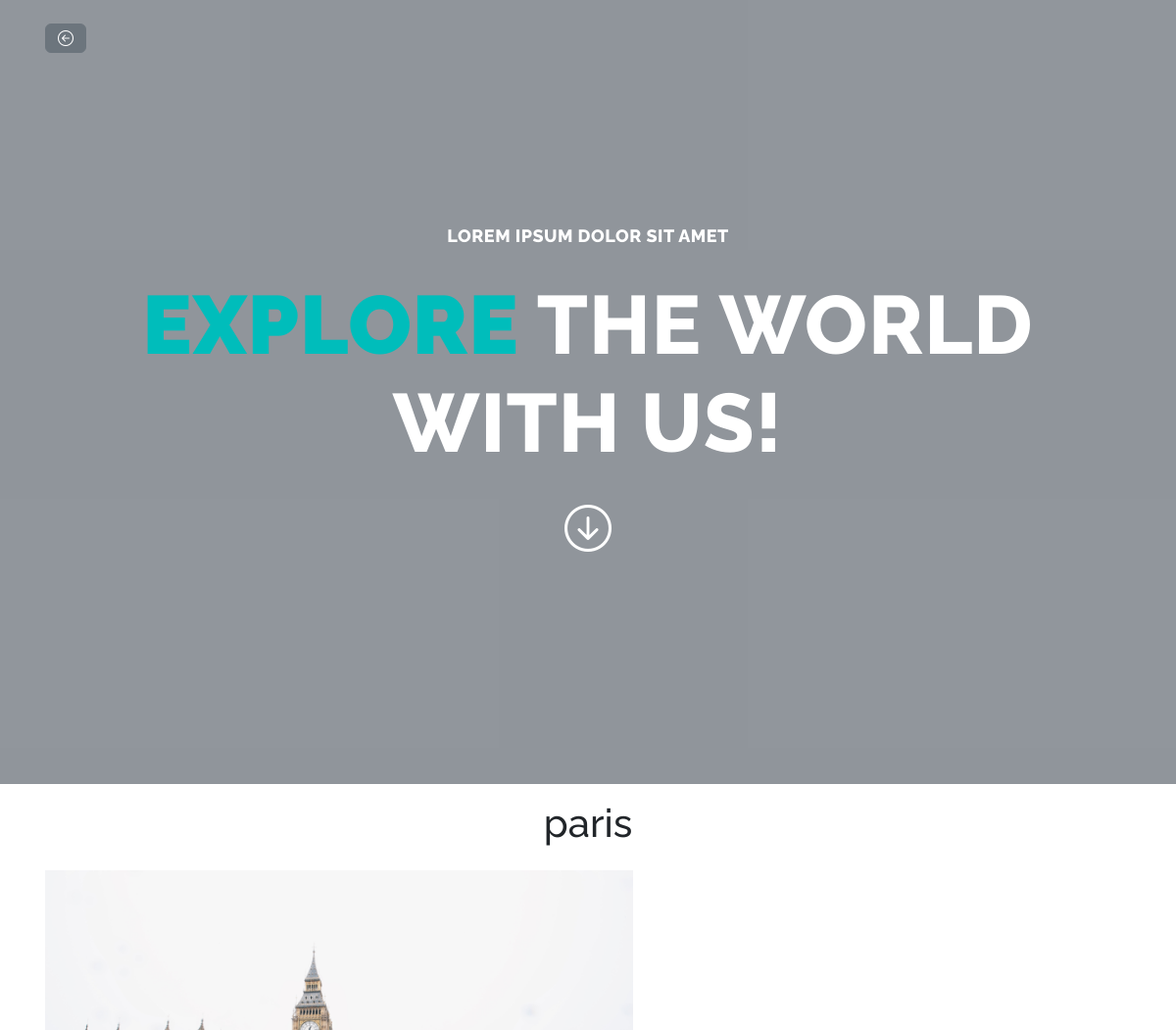
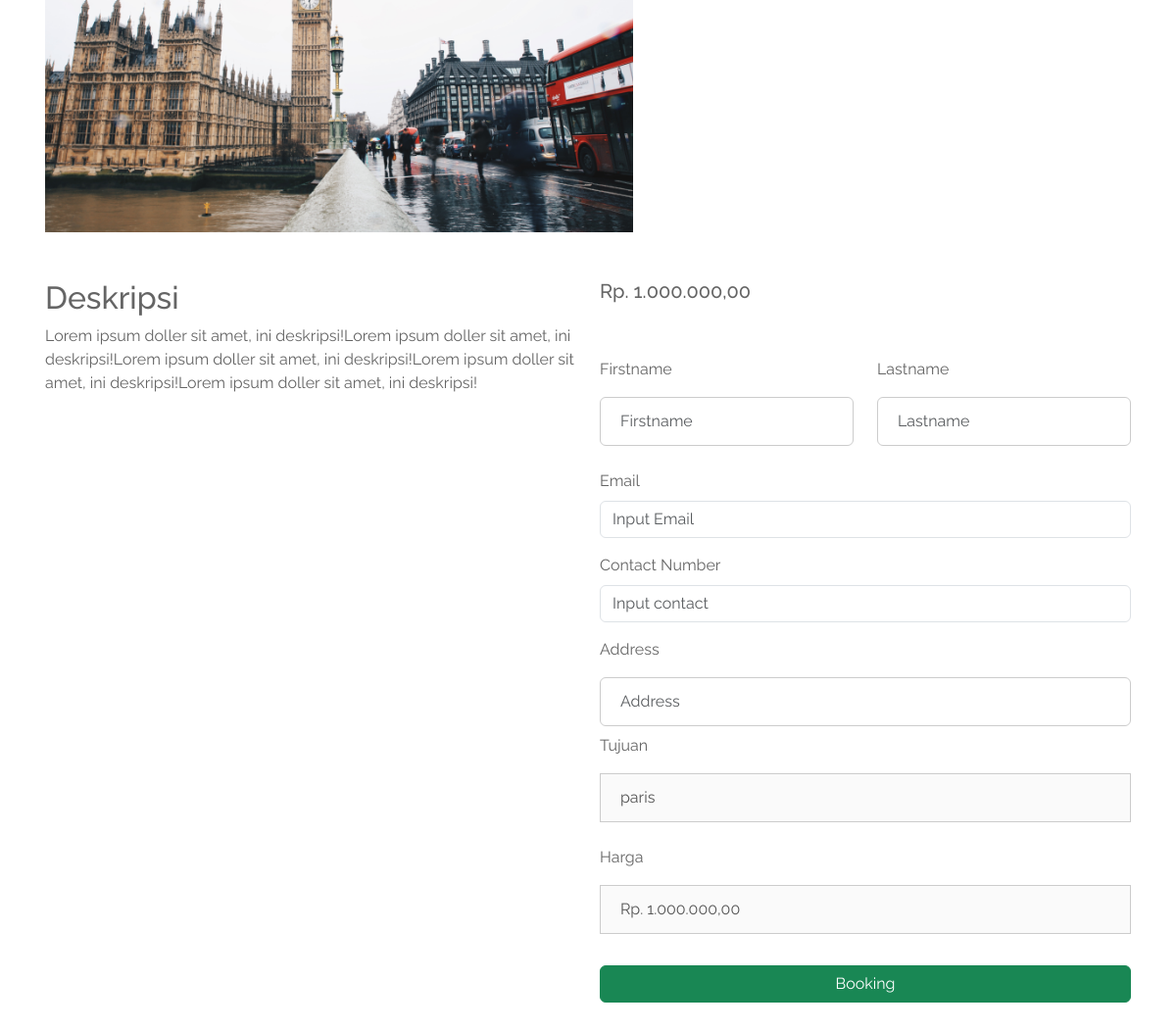
Screenshot of /detail.php?id=1 with the database file from the repository (2 pictures, top to bottom).
### tables this page shows
CREATE TABLE `destinations` (
  `id` int NOT NULL,
  `gambar` varchar(255) NOT NULL,
  `lokasi` varchar(255) NOT NULL,
  `harga` varchar(255) NOT NULL,
  `deskripsi` varchar(2555) NOT NULL
);

### detail.php (called while the page is built, shortened)
<?php
require 'functions.php';
$id = $_GET['id'];
$destinations = query("SELECT * FROM destinations WHERE id = $id");
require 'views/detail.view.php';
?>

### functions.php (called while the page is built, shortened)
<?php
function koneksi()
{
    $conn = mysqli_connect('localhost', 'root', '', 'db_tourismagency') or die('Koneksi Gagal');
    return $conn;
}
function query($q)
{
    $conn = koneksi();
    $result = mysqli_query($conn, $q) or die(mysqli_error($conn));
    $rows = [];
    while ($row = mysqli_fetch_assoc($result)) {
        $rows[] = $row;
    }
    return $rows;
}
function rupiah($angka)
{
    $hasil = 'Rp. ' . number_format($angka, 2, ",", ".");
    return $hasil;
}
?>

### views/detail.view.php (the view, shortened to what this page needs)
<?php require 'views/partials/header.php'; ?>
<link rel="stylesheet" href="https://cdnjs.cloudflare.com/ajax/libs/animate.css/4.1.1/animate.min.css" />
<body>
    <nav class="navbar fixed-top">
        <div class="container">
            <a href="index.php" class="btn btn-secondary" onclick="history.back();"><i
                    class="bi bi-arrow-left-circle"></i></a>
        </div>
    </nav>
    <div class=" main-banner" id="top">
        <video autoplay muted loop id="bg-video">
            <source src="assets/img/video.mp4" type="video/mp4" />
        </video>
        <div class="video-overlay">
            <div class="caption">
                <h6>Lorem ipsum dolor sit amet</h6>
                <h2><em>Explore</em> the world with us!</h2>
                <div class="down">
                    <a href="#detail" class="btn text-white animate__animated animate__bounce animate__infinite"
                        style="font-size: 3em;"><i class="bi bi-arrow-down-circle"></i></a>
                </div>
            </div>
        </div>
    </div>
    <div class="container" id="detail">
        <?php foreach ($destinations as $dest): ?>
            <div class="row text-center">
                <h1 class="text-dark mb-4">
                    <?= $dest['lokasi']; ?>
                </h1>
                <div class="col-lg-6">
                    <img src="assets/img/uploaded/<?= $dest['gambar']; ?>" alt="<?= $dest['gambar']; ?>" width="600px">
                </div>
                <div class="col-lg-6">
                    <iframe
                        src="https://www.google.com/maps/embed?pb=!1m18!1m12!1m3!1d1247.7006886754536!2d107.59238401543378!3d-6.866242213177498!2m3!1f0!2f0!3f0!3m2!1i1024!2i768!4f13.1!3m3!1m2!1s0x2e68e6be3e8a0c49%3A0x730028bf4627def4!2sUniversitas%20Pasundan!5e0!3m2!1sid!2sid!4v1686431325176!5m2!1sid!2sid"
                        width="600" height="400" style="border:0;" allowfullscreen="" loading="lazy"
></iframe>
                </div>
            </div>
            <div class="row">
                <div class="col-lg-6">
                    <h2 class="mt-5">Deskripsi</h2>
                    <p>
                        <?= $dest['deskripsi'] ?>
                    </p>
                </div>
                <div class="col-lg-6">
                    <h5 class="mt-5">
                        <?= rupiah($dest['harga']); ?>
                    </h5>
                    <div class="row">
                        <form action="" method="post" class="form mt-5">
                            <div class="row">
                                <div class="col">
                                    <div class="mb-3">
                                        <label for="firstname" class="form-label">Firstname</label>
                                        <input type="text" name="firstname" id="firstname" placeholder="Firstname"
                                            class="form-control" required>
                                    </div>
                                </div>
                                <div class="col">
                                    <div class="mb-3">
                                        <label for="lastname" class="form-label">Lastname</label>
                                        <input type="text" name="lastname" id="lastname" class="form-control"
                                            placeholder="Lastname" required>
                                    </div>
                                </div>
                            </div>
                            <div class="row">
                                <div class="col">
                                    <div class="mb-3">
                                        <label for="email" class="form-label">Email</label>
                                        <input type="email" name="email" id="email" placeholder="Input Email"
                                            class="form-control" required>
                                    </div>
                                </div>
                            </div>
                            <div class="row">
                                <div class="col">
                                    <div class="mb-3">
                                        <label for="contact" class="form-label">Contact Number</label>
                                        <input type="tel" pattern="[0-9]{12}" name="contact" id="contact"
                                            placeholder="Input contact" class="form-control" required>
                                    </div>
                                </div>
                            </div>
                            <div class="row">
                                <div class="col">
                                    <label for="address" class="form-label">Address</label>
                                    <input type="text" name="address" id="address" class="form-control"
                                        placeholder="Address" required>
                                </div>
                            </div>
                            <div class="row">
                                <div class="col">
                                    <div class="mb-3">
                                        <label for="tujuan" class="form-label">Tujuan</label>
                                        <input type="text" name="tujuan" id="tujuan" value="<?= $dest['lokasi']; ?>"
                                            class="form-label" disabled>
                                    </div>
                                </div>
                            </div>
                            <div class="row">
                                <div class="col">
                                    <div class="mb-3">
                                        <label for="harga" class="form-label">Harga</label>
                                        <input type="text" name="harga" id="harga" value="<?= rupiah($dest['harga']); ?>"
                                            class="form-label" disabled>
                                    </div>
                                </div>
                            </div>
                            <div class="row">
                                <div class="col">
                                    <button type="submit" name="book" class="btn btn-success">Booking</button>
                                </div>
                            </div>
                        </form>
                    </div>
                </div>
            </div>
        </div>
    <?php endforeach; ?>
</body>

### assets/css/style.css (style rules this page uses)
html, body { font-family: "Raleway", sans-serif; color: #656565; overflow-x: hidden; }

### assets/css/login.css (style rules this page uses)
body { font-family: Arial, Helvetica, sans-serif; }
input[type=text], input[type=password] { width: 100%; padding: 12px 20px; margin: 8px 0; display: inline-block; border: 1px solid #ccc; box-sizing: border-box; }
button { margin: 8px 0; border: none; cursor: pointer; width: 100%; }
.container { padding: 16px; }

### assets/css/admin.css (style rules this page uses)
html, body { margin: 0; padding: 0; box-sizing: border-box; font-family: "Raleway", sans-serif; color: #656565; overflow-x: hidden; }

### views/detail.view.php (style rules this page uses)
nav { z-index: 1; }
.main-banner { position: relative; }
#bg-video { width: 100%; height: 100vh; object-fit: cover; }
.video-overlay { position: absolute; background-color: rgba(35, 45, 57, 0.5); top: 0; left: 0; bottom: 0; width: 100%; }
.main-banner .caption { text-align: center; position: absolute; width: 80%; left: 50%; top: 50%; transform: translate(-50%, -50%); }
.main-banner .caption h6 { margin-top: 0px; font-size: 18px; text-transform: uppercase; font-weight: 800; color: #fff; letter-spacing: 0.5px; }
.main-banner .caption h2 { margin-top: 30px; margin-bottom: 25px; font-size: 84px; text-transform: uppercase; font-weight: 800; color: #fff; letter-spacing: 1px; }
.main-banner .caption h2 em { font-style: normal; color: #00bdbb; font-weight: 900; }

### rows the page displays
destinations: lokasi "paris", gambar (picture), deskripsi "Lorem ipsum doller sit amet, ini deskripsi!Lorem ipsum doller sit amet, ini deskripsi!Lorem ipsum doller sit amet, ini deskripsi!Lorem ipsum doller sit amet, ini deskripsi!Lorem ipsum doller sit amet, ini deskripsi!", harga "Rp. 1.000.000,00", tujuan "paris"
